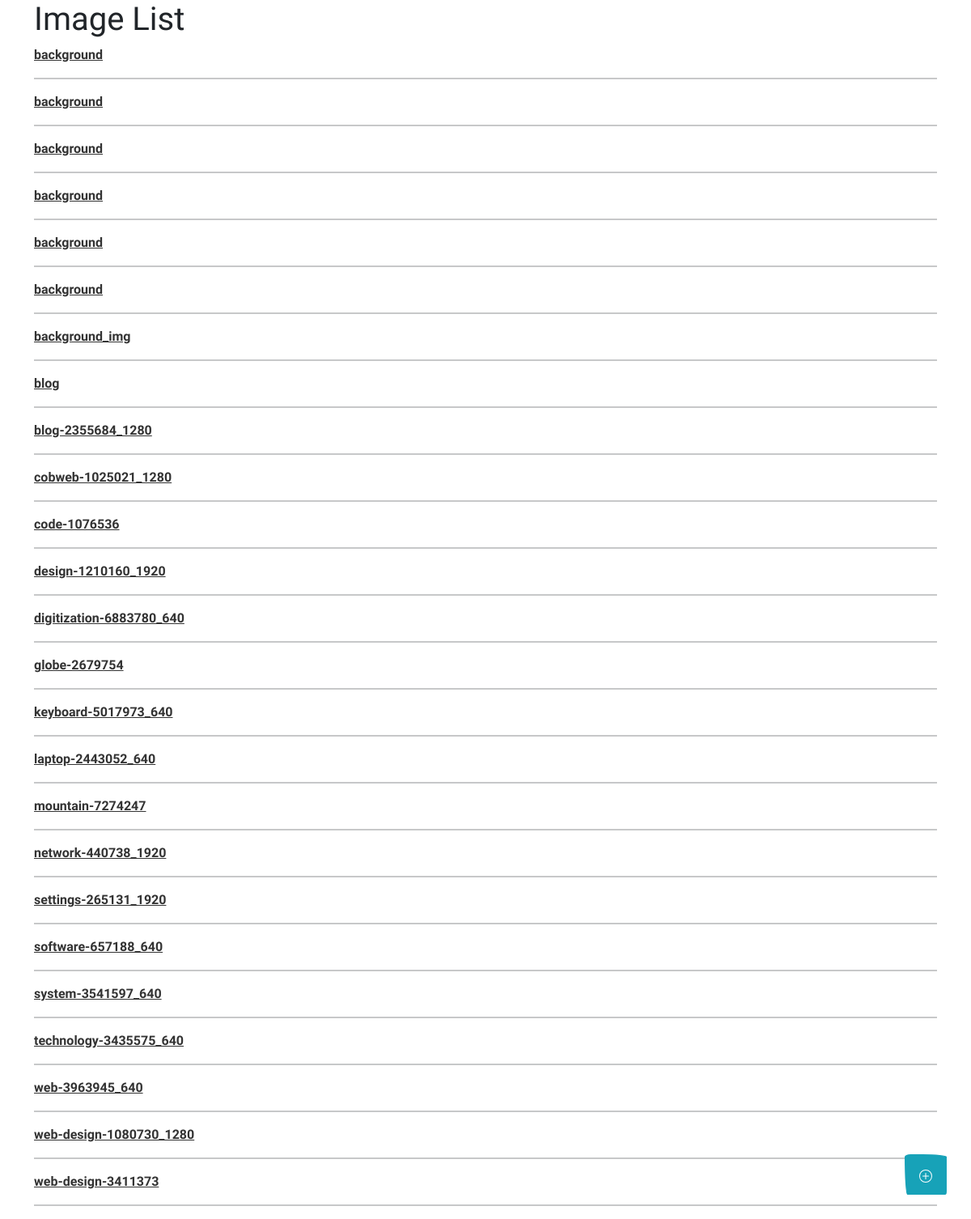
The app's page /, older data.
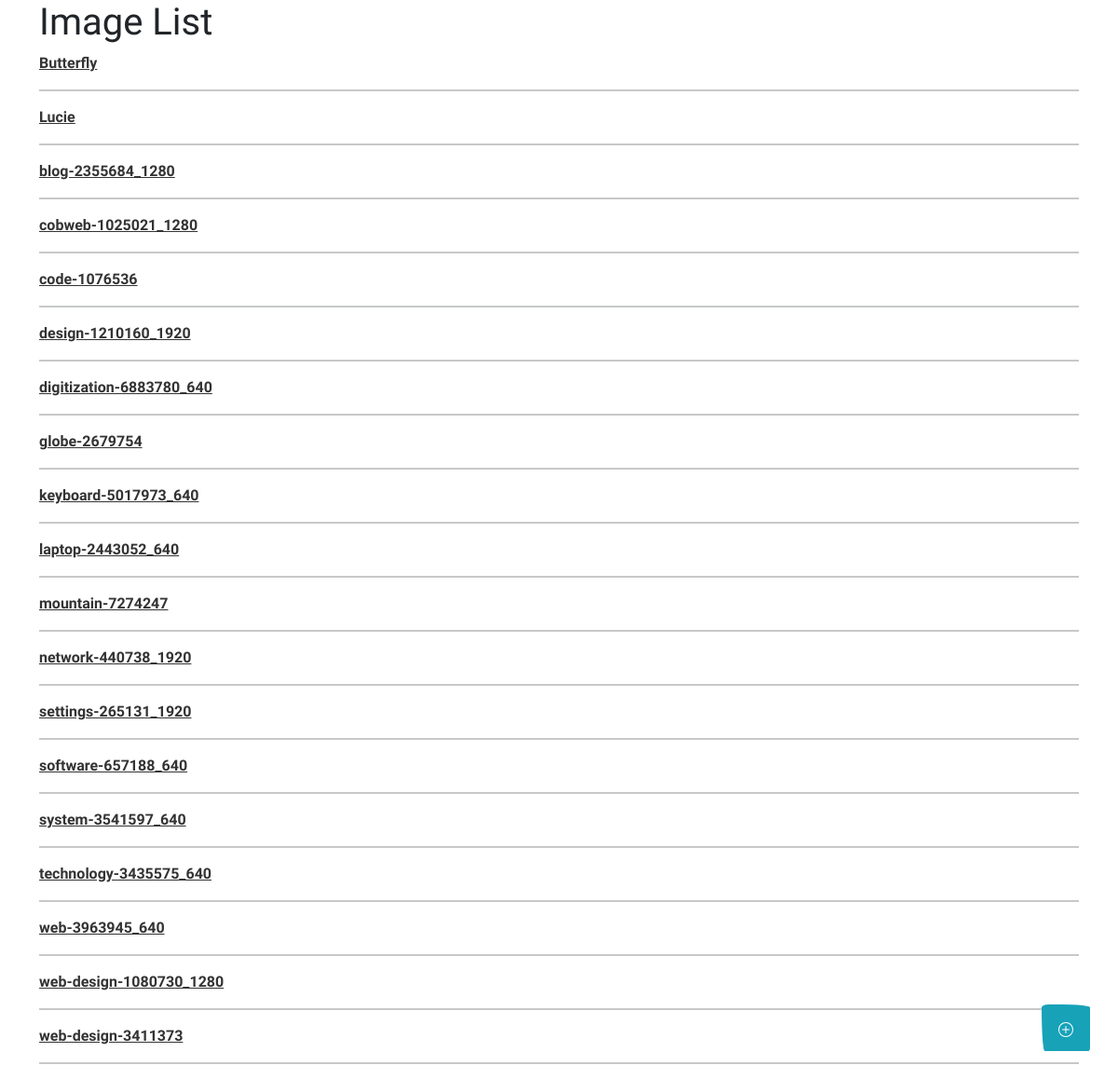
The same page, newer data.
### iptcEditor/models.py (models this page shows, shortened)
class Image(models.Model):
    title = models.CharField(max_length=200)
    image = models.ImageField(upload_to='images')
    class Meta:
        ordering = ['title']
    def get_absolute_url(self):
        return reverse('image_update', args=[str(self.id)])

### iptcEditor/views.py (the view)
# urls.py: path('', views.ImageListView.as_view(), name='index'),
class ImageListView(generic.ListView):
    model = models.Image
    context_object_name = 'image_list'
    template_name = 'iptcEditor/index.html'

### templates/iptcEditor/index.html (shortened to what this page needs)
{% extends "layout/base.html" %}
{% load static %}
{% block content %}
    <div class="container">
        <h1>Image List</h1>
        {% if image_list %}
            {% for image in image_list %}
                <a href="{{ image.get_absolute_url }}">{{ image.title }}</a>
                <hr>
            {% endfor %}
        {% else %}
            <p>There are no images in the library.</p>
        {% endif %}
        <a href="{% url 'image_upload' %}" class="btn btn-info btn-lg"
           style="position: fixed; bottom: 30px; right: 30px">
        </a>
    </div>
{% endblock %}

### templates/layout/base.html (shortened to what this page needs)
{% load static %}
<!doctype html>
<html lang="en">
<head>
    <link rel="stylesheet" href="{% static "css/bootstrap-sketchy.min.css" %}">
</head>
<body>
{% block content %}
{% endblock %}
</body>

Row changes from the older to the newer data that the page shows:
removed Image: title "background"
removed Image: title "background"
removed Image: title "background"
removed Image: title "background"
removed Image: title "background"
removed Image: title "background"
removed Image: title "background_img"
removed Image: title "blog"
added Image: title "Butterfly"
added Image: title "Lucie"
